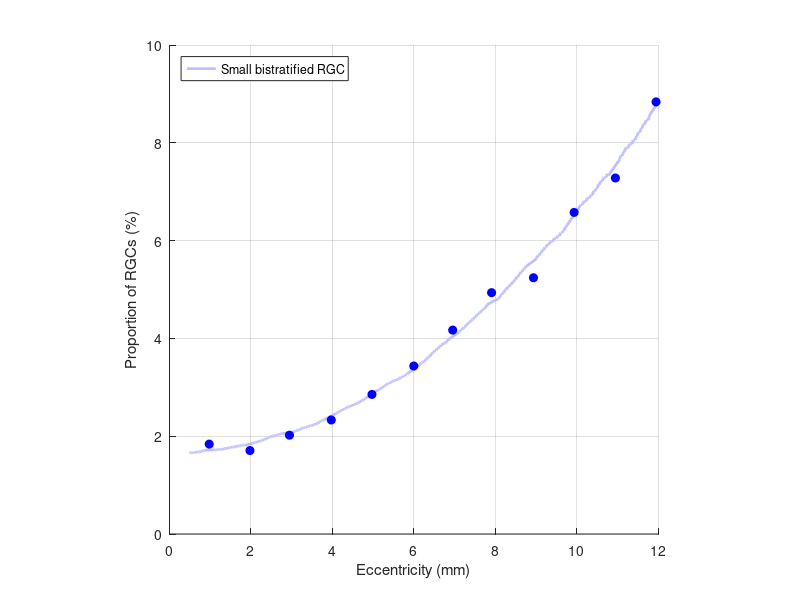

The MATLAB source for this figure: (Note: this script raises an error after producing the figure.)
function [pts, ptsLine] = digitizedSmallBistratifiedDensity_Dacey1993_Fig13D()

    % Dacey (1993) Morphology of a small-bistratified ganglion cell type in
    % the macaque and human retina. Visual Neuroscience, 10(6), 1081-1098

% Figure 13D - small bistratified RGC proportion of total RGCs in macaque

    [pts, ptsLine] = getData();

    figure(); hold on;
    plot(ptsLine(:,1), ptsLine(:,2),...
        'Color', [0.75 0.75 1], 'LineWidth', 2);
    plot(pts(:,1), pts(:,2), 'ob',...
        'MarkerFaceColor', 'b');
    xlim([0 12]); ylim([0 10]);
    legend('Small bistratified RGC', 'Location', 'northwest');
    xlabel('Eccentricity (mm)'); % Temporal
    ylabel('Proportion of RGCs (%)');
    grid on; axis square;
    tightfig(gcf);
end

function [dacey1993_Fig13D_data, dacey1993_Fig13D_line] = getData()
    % The data for macaque
    dacey1993_Fig13D_data = [
    9.748703695674E-1	1.838006160033E0
    1.974081967178E0	1.706765906232E0
    2.943135436139E0	2.020170458111E0
    3.970217304363E0	2.332005377517E0
    4.968056187152E0	2.854286092601E0
    5.994930068281E0	3.435673660616E0
    6.949382843235E0	4.169863957535E0
    7.903960410445E0	4.935465764736E0
    8.931458252857E0	5.239911242720E0
    9.929172343389E0	6.576511864584E0
    1.094198629696E1	7.280420564521E0
    1.193986677716E1	8.836694626098E0];

    % Note that only the line between points was digitized.
    dacey1993_Fig13D_line = [
    4.875772554516E-1	1.662135992975E0
    5.045968070962E-1	1.662171088923E0
    5.216163587408E-1	1.662206185611E0
    5.386359103854E-1	1.662241283041E0
    5.556554620300E-1	1.662276381211E0
    5.726750136746E-1	1.662311480123E0
    5.896945653192E-1	1.662346579776E0
    6.067141169639E-1	1.662381680170E0
    6.237092152297E-1	1.670615583563E0
    6.487617018100E-1	1.672037951934E0
    6.747434167847E-1	1.678961170285E0
    6.917629684293E-1	1.678996621495E0
    7.087825200739E-1	1.679032073454E0
    7.258020717185E-1	1.679067526162E0
    7.428216233631E-1	1.679102979618E0
    7.678496565646E-1	1.688820720952E0
    7.938313715393E-1	1.695813429816E0
    8.146330457716E-1	1.695857194086E0
    8.363557972721E-1	1.704266900104E0
    8.533508955379E-1	1.712708264191E0
    1.074107848215E0	1.721626594693E0
    1.100109941006E0	1.721682132918E0
    1.117153946029E0	1.713268888587E0
    1.134149044295E0	1.721754840210E0
    1.151168595940E0	1.721791195007E0
    1.176221082520E0	1.723257134485E0
    1.202202797495E0	1.730392430309E0
    1.219222349139E0	1.730428967489E0
    1.236241900784E0	1.730465505441E0
    1.253261452429E0	1.730502044164E0
    1.270281004073E0	1.730538583658E0
    1.287300555718E0	1.730575123924E0
    1.287300555718E0	1.730575123924E0
    1.307383626658E0	1.730618242430E0
    1.307383626658E0	1.730618242430E0
    1.338310303894E0	1.747797825434E0
    1.338310303894E0	1.747797825434E0
    1.355329855539E0	1.747834730128E0
    1.355329855539E0	1.747834730128E0
    1.372349407183E0	1.747871635601E0
    1.372349407183E0	1.747871635601E0
    1.389368958828E0	1.747908541854E0
    1.389368958828E0	1.747908541854E0
    1.409452029768E0	1.747952092235E0
    1.409452029768E0	1.747952092235E0
    1.440378707004E0	1.765303745718E0
    1.440378707004E0	1.765303745718E0
    1.457398258649E0	1.765341020049E0
    1.457398258649E0	1.765341020049E0
    1.474417810293E0	1.765378295168E0
    1.474417810293E0	1.765378295168E0
    1.491437361938E0	1.765415571073E0
    1.491437361938E0	1.765415571073E0
    1.511520432878E0	1.765459557654E0
    1.511520432878E0	1.765459557654E0
    1.542447110114E0	1.782985005073E0
    1.542447110114E0	1.782985005073E0
    1.559466661759E0	1.783022652743E0
    1.559466661759E0	1.783022652743E0
    1.576486213403E0	1.783060301208E0
    1.576486213403E0	1.783060301208E0
    1.593505765048E0	1.783097950469E0
    1.593505765048E0	1.783097950469E0
    1.610525316692E0	1.783135600524E0
    1.610525316692E0	1.783135600524E0
    1.630608387633E0	1.783180028612E0
    1.630608387633E0	1.783180028612E0
    1.661535064869E0	1.800881384440E0
    1.661535064869E0	1.800881384440E0
    1.678554616513E0	1.800919409992E0
    1.678554616513E0	1.800919409992E0
    1.695574168158E0	1.800957436347E0
    1.695574168158E0	1.800957436347E0
    1.712593719803E0	1.800995463504E0
    1.712593719803E0	1.800995463504E0
    1.729613271447E0	1.801033491465E0
    1.736421092105E0	1.801048702874E0
    1.746632823092E0	1.801071520228E0
    1.763603467979E0	1.818918988961E0
    1.763603467979E0	1.818918988961E0
    1.780623019623E0	1.818957395376E0
    1.780623019623E0	1.818957395376E0
    1.797642571268E0	1.818995802603E0
    1.797642571268E0	1.818995802603E0
    1.814662122913E0	1.819034210640E0
    1.814662122913E0	1.819034210640E0
    1.831681674557E0	1.819072619488E0
    1.838213783369E0	1.816181102850E0
    1.845880936514E0	1.813148058680E0
    2.040546134012E0	1.855705608299E0
    2.069833130688E0	1.864925498906E0
    2.086828228953E0	1.874162617299E0
    2.103847780598E0	1.874202190182E0
    2.120867332243E0	1.874241763900E0
    2.141669006475E0	1.874290132912E0
    2.171877080419E0	1.892894237295E0
    2.188896632064E0	1.892934205695E0
    2.209698306296E0	1.892983057108E0
    2.239906380240E0	1.911772706464E0
    2.256925931884E0	1.911813073482E0
    2.277727606117E0	1.911862412107E0
    2.307935680061E0	1.930839456938E0
    2.328737354293E0	1.930889286581E0
    2.358945428237E0	1.950055191159E0
    2.375964979881E0	1.950096366511E0
    2.392984531526E0	1.950137542732E0
    2.412808070606E0	1.963020161502E0
    2.426974728058E0	1.969503745695E0
    2.443994279702E0	1.969545331702E0
    2.460964924589E0	1.989062268331E0
    2.477984476234E0	1.989104267316E0
    2.495004027878E0	1.989146267188E0
    2.512023579523E0	1.989188267947E0
    2.531847118603E0	2.002328856011E0
    2.546013776055E0	2.008942271387E0
    2.563033327699E0	2.008984690137E0
    2.580052879344E0	2.009027109784E0
    2.597072430989E0	2.009069530326E0
    2.616895970069E0	2.022341454113E0
    2.631062627520E0	2.029020968333E0
    2.648082179165E0	2.029063811045E0
    2.665101730809E0	2.029106654661E0
    2.682121282454E0	2.029149499183E0
    2.699140834099E0	2.029192344608E0
    2.716111478986E0	2.049300345049E0
    2.733131030630E0	2.049343615959E0
    2.750150582275E0	2.049386887783E0
    2.770941388339E0	2.053925880270E0
    3.072713064240E0	2.091810354860E0
    3.081909572451E0	2.101289248522E0
    3.090394894894E0	2.111674800760E0
    3.107414446539E0	2.111719388704E0
    3.107414446539E0	2.111719388704E0
    3.124433998183E0	2.111763977591E0
    3.126561442139E0	2.111769551268E0
    3.138600655635E0	2.118738842042E0
    3.160569978705E0	2.124885980603E0
    3.160569978705E0	2.124885980603E0
    3.175443746360E0	2.132780274510E0
    3.175443746360E0	2.132780274510E0
    3.192463298004E0	2.132825308096E0
    3.194590741960E0	2.132830937361E0
    3.209458396270E0	2.143389354700E0
    3.226453494536E0	2.154005725833E0
    3.226453494536E0	2.154005725833E0
    3.243473046180E0	2.154051207594E0
    3.245600490136E0	2.154056892881E0
    3.257639703632E0	2.161165740920E0
    3.279609026702E0	2.167435973475E0
    3.279609026702E0	2.167435973475E0
    3.294482794357E0	2.175488347463E0
    3.294482794357E0	2.175488347463E0
    3.311502346001E0	2.175534282828E0
    3.311502346001E0	2.175534282828E0
    3.328521897646E0	2.175580219164E0
    3.330649341601E0	2.175585961274E0
    3.342688555097E0	2.182765859839E0
    3.364657878167E0	2.189098761242E0
    3.364657878167E0	2.189098761242E0
    3.379531645822E0	2.197231615978E0
    3.379531645822E0	2.197231615978E0
    3.396551197467E0	2.197278010453E0
    3.396551197467E0	2.197278010453E0
    3.413570749111E0	2.197324405906E0
    3.415698193067E0	2.197330205407E0
    3.427737406563E0	2.204581864624E0
    3.449706729633E0	2.210978061230E0
    3.449706729633E0	2.210978061230E0
    3.464580497287E0	2.219192201092E0
    3.464580497287E0	2.219192201092E0
    3.481600048932E0	2.219239059263E0
    3.498619600577E0	2.219285918424E0
    3.515639152221E0	2.219332778574E0
    3.535462691302E0	2.233993702474E0
    3.549629348753E0	2.241372274809E0
    3.566648900398E0	2.241419601311E0
    3.583668452042E0	2.241466928813E0
    3.600639096929E0	2.263678434840E0
    3.617658648574E0	2.263726232337E0
    3.634678200218E0	2.263774030843E0
    3.654501739299E0	2.278728533888E0
    3.668668396750E0	2.286254859185E0
    3.685687948395E0	2.286303133382E0
    3.702658593282E0	2.308958937567E0
    3.719678144926E0	2.309007691160E0
    3.736697696571E0	2.309056445783E0
    3.753692794837E0	2.320493378668E0
    3.770687893102E0	2.331986959554E0
    3.787707444747E0	2.332036199383E0
    3.804702543013E0	2.343586952742E0
    4.092365977868E0	2.465678741914E0
    4.093075125853E0	2.465680911172E0
    4.110785485449E0	2.474850022464E0
    4.110785485449E0	2.474850022464E0
    4.127780583715E0	2.487108143593E0
    4.136290359537E0	2.487134401058E0
    4.144775681981E0	2.499426980133E0
    4.161795233625E0	2.499479755452E0
    4.161795233625E0	2.499479755452E0
    4.178814785270E0	2.499532531886E0
    4.187300107713E0	2.511886388309E0
    4.195785430157E0	2.524301303258E0
    4.212804981801E0	2.524354603797E0
    4.212804981801E0	2.524354603797E0
    4.229824533446E0	2.524407905463E0
    4.238309855890E0	2.536884707593E0
    4.246795178333E0	2.549423175903E0
    4.263814729978E0	2.549477006891E0
    4.263814729978E0	2.549477006891E0
    4.280834281622E0	2.549530839015E0
    4.280834281622E0	2.549530839015E0
    4.297829379888E0	2.562158859931E0
    4.306339155710E0	2.562185909739E0
    4.314824478154E0	2.574849428399E0
    4.331844029798E0	2.574903796261E0
    4.331844029798E0	2.574903796261E0
    4.348863581443E0	2.574958165271E0
    4.357348903887E0	2.587684810379E0
    4.365834226330E0	2.600474356508E0
    4.382853777975E0	2.600529265439E0
    4.382853777975E0	2.600529265439E0
    4.399873329619E0	2.600584175530E0
    4.399873329619E0	2.600584175530E0
    4.416892881264E0	2.600639086781E0
    4.416892881264E0	2.600639086781E0
    4.433887979530E0	2.613520250750E0
    4.442397755352E0	2.613547842802E0
    4.450883077795E0	2.626465216109E0
    4.467902629440E0	2.626520673836E0
    4.467902629440E0	2.626520673836E0
    4.484922181085E0	2.626576132735E0
    4.484922181085E0	2.626576132735E0
    4.501941732729E0	2.626631592805E0
    4.518912377616E0	2.652659834714E0
    4.535931929261E0	2.652715845540E0
    4.552951480906E0	2.652771857549E0
    4.569971032550E0	2.652827870740E0
    4.589794571630E0	2.670352465479E0
    4.603961229082E0	2.679172270478E0
    4.620980780726E0	2.679228841113E0
    4.638000332371E0	2.679285412943E0
    4.657823871451E0	2.696984786344E0
    4.671990528903E0	2.705892554216E0
    4.689010080547E0	2.705949689049E0
    4.705980725434E0	2.732763922645E0
    4.723000277079E0	2.732821624867E0
    4.740019828723E0	2.732879328307E0
    4.757039380368E0	2.732937032965E0
    4.774010025255E0	2.760018693907E0
    4.791029576900E0	2.760076971612E0
    4.808024675165E0	2.773747843599E0
    5.111423859278E0	2.943540209556E0
    5.111423859278E0	2.943540209556E0
    5.133224046478E0	2.947242528134E0
    5.133224046478E0	2.947242528134E0
    5.148097814133E0	2.958192009161E0
    5.148097814133E0	2.958192009161E0
    5.165117365778E0	2.958254471289E0
    5.167244809733E0	2.958262279148E0
    5.182112464044E0	2.972906931564E0
    5.199107562309E0	2.987631966594E0
    5.199107562309E0	2.987631966594E0
    5.216127113954E0	2.987695050346E0
    5.218254557910E0	2.987702935908E0
    5.233122212220E0	3.002493332057E0
    5.250117310486E0	3.017364910787E0
    5.250117310486E0	3.017364910787E0
    5.267136862130E0	3.017428622349E0
    5.269264306086E0	3.017436586389E0
    5.284131960396E0	3.032374176713E0
    5.301127058662E0	3.047393757548E0
    5.301127058662E0	3.047393757548E0
    5.318146610306E0	3.047458103168E0
    5.320274054262E0	3.047466146466E0
    5.335141708572E0	3.062552395843E0
    5.352136806838E0	3.077721451702E0
    5.352136806838E0	3.077721451702E0
    5.369156358483E0	3.077786437691E0
    5.369156358483E0	3.077786437691E0
    5.386175910127E0	3.077851425051E0
    5.388303354083E0	3.077859548568E0
    5.400342567579E0	3.088017142774E0
    5.423019000852E0	3.098249145653E0
    5.437185658304E0	3.108482234227E0
    5.454205209948E0	3.108547869728E0
    5.471200308214E0	3.123944744682E0
    5.491048300673E0	3.129149023640E0
    5.505214958124E0	3.139484170239E0
    5.522234509769E0	3.139550460345E0
    5.539254061414E0	3.139616751851E0
    5.556273613058E0	3.139683044756E0
    5.573268711324E0	3.155234134609E0
    5.593116703783E0	3.160490539558E0
    5.607283361234E0	3.170929202850E0
    5.624302912879E0	3.170996156917E0
    5.641322464524E0	3.171063112398E0
    5.661146003604E0	3.192011171844E0
    5.675312661055E0	3.202553943426E0
    5.692332212700E0	3.202621565249E0
    5.709351764344E0	3.202689188499E0
    5.729175303425E0	3.223846169968E0
    5.743341960876E0	3.234494088149E0
    5.760361512521E0	3.234562384386E0
    5.777381064165E0	3.234630682066E0
    5.797204603246E0	3.255998669208E0
    5.811371260697E0	3.266752782648E0
    5.828390812341E0	3.266821760027E0
    5.845385910607E0	3.283002577644E0
    6.150334216267E0	3.466876941119E0
    6.153596296999E0	3.466890971573E0
    6.168463951309E0	3.484053551647E0
    6.185459049575E0	3.501310334915E0
    6.185459049575E0	3.501310334915E0
    6.202478601220E0	3.501384264968E0
    6.204606045175E0	3.501393506335E0
    6.219473699485E0	3.518726888583E0
    6.236468797751E0	3.536155411536E0
    6.236468797751E0	3.536155411536E0
    6.253488349396E0	3.536230077342E0
    6.253488349396E0	3.536230077342E0
    6.270507901040E0	3.536304744725E0
    6.278993223484E0	3.553782813336E0
    6.287478545927E0	3.571347266719E0
    6.304498097572E0	3.571422675600E0
    6.306625541528E0	3.571432101823E0
    6.321493195838E0	3.589112204810E0
    6.338488294104E0	3.606889351609E0
    6.338488294104E0	3.606889351609E0
    6.355507845748E0	3.606965510960E0
    6.363993168192E0	3.624792818058E0
    6.372478490635E0	3.642708236029E0
    6.389498042280E0	3.642785151695E0
    6.389498042280E0	3.642785151695E0
    6.406517593925E0	3.642862068985E0
    6.423488238812E0	3.678960506022E0
    6.440507790456E0	3.679038187153E0
    6.457478435343E0	3.715495106423E0
    6.474497986988E0	3.715573558981E0
    6.491517538632E0	3.715652013196E0
    6.508488183519E0	3.752471752102E0
    6.525507735164E0	3.752550985421E0
    6.542527286809E0	3.752630220413E0
    6.559497931696E0	3.789816389741E0
    6.576517483340E0	3.789896411591E0
    6.593537034985E0	3.789976435131E0
    6.610507679872E0	3.827532681600E0
    6.627527231516E0	3.827613499828E0
    6.644546783161E0	3.827694319763E0
    6.661517428048E0	3.865624326385E0
    6.678536979693E0	3.865705948917E0
    6.695556531337E0	3.865787573173E0
    6.712527176224E0	3.904095059613E0
    6.729546727869E0	3.904177494453E0
    6.746566279513E0	3.904259931034E0
    6.763585831158E0	3.904342369355E0
    6.780605382803E0	3.904424809417E0
    6.809857057931E0	3.951806676780E0
    7.086688325239E0	4.123109584642E0
    7.105770977886E0	4.132472721198E0
    7.105770977886E0	4.132472721198E0
    7.120702975149E0	4.143619151773E0
    7.120702975149E0	4.143619151773E0
    7.137722526794E0	4.143706644157E0
    7.146207849237E0	4.164186776458E0
    7.154693171681E0	4.184768131131E0
    7.171712723325E0	4.184856492374E0
    7.171712723325E0	4.184856492374E0
    7.188732274970E0	4.184944855483E0
    7.190859718926E0	4.184955901003E0
    7.205727373236E0	4.205673206896E0
    7.222722471502E0	4.226504227415E0
    7.222722471502E0	4.226504227415E0
    7.239742023146E0	4.226593469915E0
    7.241869467102E0	4.226604625359E0
    7.256737121412E0	4.247528110094E0
    7.273732219678E0	4.268566441146E0
    7.273732219678E0	4.268566441146E0
    7.290751771323E0	4.268656571787E0
    7.290751771323E0	4.268656571787E0
    7.310575310403E0	4.296855339346E0
    7.324741967854E0	4.311047258461E0
    7.341761519499E0	4.311138286084E0
    7.358756617765E0	4.332491683194E0
    7.378604610224E0	4.339709318955E0
    7.392771267675E0	4.354042778840E0
    7.409766365941E0	4.375608685179E0
    7.429614358400E0	4.382898150926E0
    7.443781015851E0	4.397374257552E0
    7.460800567496E0	4.397467107966E0
    7.480624106576E0	4.426516798598E0
    7.494790764027E0	4.441136971587E0
    7.511810315672E0	4.441230746050E0
    7.531633854752E0	4.470569539503E0
    7.545800512204E0	4.485335212604E0
    7.562820063848E0	4.485429920312E0
    7.579815162114E0	4.507646597194E0
    7.599663154573E0	4.515156029100E0
    7.613829812024E0	4.530068965212E0
    7.630849363669E0	4.530164617471E0
    7.650672902749E0	4.560090908542E0
    7.664839560201E0	4.575152258349E0
    7.681859111845E0	4.575248862540E0
    7.698854210111E0	4.597910419501E0
    7.718702202570E0	4.605570224781E0
    7.732868860022E0	4.620781786482E0
    7.749888411666E0	4.620879354139E0
    7.766883509932E0	4.643766922409E0
    7.792363930641E0	4.689833199493E0
    8.056044714239E0	4.808200860355E0
    8.056044714239E0	4.808200860355E0
    8.073064265883E0	4.808302385360E0
    8.075191709839E0	4.808315076137E0
    8.090059364149E0	4.832118274215E0
    8.107054462415E0	4.856052124985E0
    8.107054462415E0	4.856052124985E0
    8.124074014059E0	4.856154660368E0
    8.132559336503E0	4.880156043299E0
    8.141044658946E0	4.904276052266E0
    8.158064210591E0	4.904379605895E0
    8.160191654547E0	4.904392550253E0
    8.172230868042E0	4.920578093669E0
    8.194907301316E0	4.936882203036E0
    8.209073958767E0	4.953188042395E0
    8.228897497848E0	4.985908828415E0
    8.243064155299E0	5.002376595939E0
    8.260083706944E0	5.002482220958E0
    8.277103258588E0	5.002587848208E0
    8.294073903475E0	5.052160299495E0
    8.311093455120E0	5.052266975696E0
    8.328113006764E0	5.052373654149E0
    8.347936545845E0	5.085749660838E0
    8.362103203296E0	5.102547188827E0
    8.379122754941E0	5.102654928945E0
    8.396142306585E0	5.102762671338E0
    8.413112951472E0	5.153327791159E0
    8.430132503117E0	5.153436603507E0
    8.447152054761E0	5.153545418154E0
    8.466975593842E0	5.187589766043E0
    8.481142251293E0	5.204723657820E0
    8.498161802938E0	5.204833555390E0
    8.515132447825E0	5.256410132497E0
    8.532151999469E0	5.256521121426E0
    8.549171551114E0	5.256632112699E0
    8.568995090194E0	5.291357451829E0
    8.583161747645E0	5.308834073925E0
    8.600181299290E0	5.308946169784E0
    8.617151944177E0	5.361554436421E0
    8.634171495822E0	5.361667645468E0
    8.651191047466E0	5.361780856906E0
    8.668186145732E0	5.388338166892E0
    8.685181243998E0	5.415027017261E0
    8.702200795643E0	5.415141355380E0
    8.719195893908E0	5.441962963989E0
    8.746119063967E0	5.468984782785E0
    9.005477169453E0	5.630176164383E0
    9.007934054762E0	5.631886310862E0
    9.016842420659E0	5.662509829164E0
    9.025327743102E0	5.690496595703E0
    9.042347294747E0	5.690616750354E0
    9.042347294747E0	5.690616750354E0
    9.059366846391E0	5.690736907541E0
    9.059366846391E0	5.690736907541E0
    9.076386398036E0	5.690857067266E0
    9.084871720479E0	5.718983939087E0
    9.093357042923E0	5.747249827036E0
    9.110376594567E0	5.747371180029E0
    9.110376594567E0	5.747371180029E0
    9.127396146212E0	5.747492535585E0
    9.135881468656E0	5.775899326325E0
    9.144366791099E0	5.804446516683E0
    9.161386342744E0	5.804569077382E0
    9.161386342744E0	5.804569077382E0
    9.178405894388E0	5.804691640670E0
    9.180533338344E0	5.804706961263E0
    9.195400992654E0	5.833442721586E0
    9.212396090920E0	5.862336208801E0
    9.212396090920E0	5.862336208801E0
    9.229415642565E0	5.862459991839E0
    9.229415642565E0	5.862459991839E0
    9.246435194209E0	5.862583777491E0
    9.254920516653E0	5.891559402867E0
    9.263405839096E0	5.920678239307E0
    9.280425390741E0	5.920803254236E0
    9.280425390741E0	5.920803254236E0
    9.297444942385E0	5.920928271804E0
    9.297444942385E0	5.920928271804E0
    9.314464494030E0	5.921053292012E0
    9.316591937986E0	5.921068919724E0
    9.331459592296E0	5.950380721072E0
    9.348454690562E0	5.979853411127E0
    9.348454690562E0	5.979853411127E0
    9.365474242206E0	5.979979675538E0
    9.365474242206E0	5.979979675538E0
    9.382493793851E0	5.980105942614E0
    9.382493793851E0	5.980105942614E0
    9.399513345495E0	5.980232212356E0
    9.401640789451E0	5.980247996262E0
    9.416508443761E0	6.009852759127E0
    9.433503542027E0	6.039620018728E0
    9.433503542027E0	6.039620018728E0
    9.450523093672E0	6.039747545109E0
    9.450523093672E0	6.039747545109E0
    9.467542645316E0	6.039875074182E0
    9.467542645316E0	6.039875074182E0
    9.484562196961E0	6.040002605947E0
    9.486689640916E0	6.040018547607E0
    9.498728854412E0	6.059951899482E0
    9.520698177482E0	6.077533756792E0
    9.520698177482E0	6.077533756792E0
    9.535571945137E0	6.100112774274E0
    9.552591496782E0	6.100241577957E0
    9.569611048426E0	6.100370384359E0
    9.589434587507E0	6.140669462909E0
    9.603601244958E0	6.160951245155E0
    9.620620796603E0	6.161081333440E0
    9.637640348247E0	6.161211424472E0
    9.654635446513E0	6.191728375099E0
    9.674483438972E0	6.202043372429E0
    9.688650096423E0	6.222527864213E0
    9.708473635504E0	6.263633915711E0
    9.722640292955E0	6.284321832544E0
    9.739659844600E0	6.284454525795E0
    9.756654942865E0	6.315581908913E0
    1.007830857425E1	6.710584653809E0
    1.007901772224E1	6.710590557657E0
    1.009672808183E1	6.735545186367E0
    1.009672808183E1	6.735545186367E0
    1.011374763348E1	6.735687407184E0
    1.011374763348E1	6.735687407184E0
    1.013076718512E1	6.735829631005E0
    1.013289462908E1	6.735847409194E0
    1.014776228339E1	6.769192709484E0
    1.016475738165E1	6.802721037839E0
    1.016475738165E1	6.802721037839E0
    1.018177693330E1	6.802864677073E0
    1.018177693330E1	6.802864677073E0
    1.019879648494E1	6.803008319339E0
    1.019879648494E1	6.803008319339E0
    1.021581603659E1	6.803151964638E0
    1.021794348054E1	6.803169920514E0
    1.023281113485E1	6.836848495777E0
    1.024980623312E1	6.870711928407E0
    1.024980623312E1	6.870711928407E0
    1.026682578476E1	6.870857003266E0
    1.026682578476E1	6.870857003266E0
    1.028384533641E1	6.871002081188E0
    1.028384533641E1	6.871002081188E0
    1.030086488805E1	6.871147162173E0
    1.030299233201E1	6.871165297512E0
    1.031503154550E1	6.893841611266E0
    1.033700086857E1	6.913842849154E0
    1.033700086857E1	6.913842849154E0
    1.035187463623E1	6.939528889709E0
    1.035187463623E1	6.939528889709E0
    1.036889418787E1	6.939675417636E0
    1.038591373952E1	6.939821948657E0
    1.040288438441E1	7.008591152904E0
    1.041990393605E1	7.008739139078E0
    1.043692348769E1	7.008887128377E0
    1.045391858596E1	7.043602681490E0
    1.047376657842E1	7.055336843335E0
    1.048793323587E1	7.078639645479E0
    1.050495278752E1	7.078789110725E0
    1.052192343240E1	7.148935390814E0
    1.053894298405E1	7.149086340352E0
    1.055596253569E1	7.149237293077E0
    1.057578607477E1	7.196465191893E0
    1.058995273222E1	7.220234121460E0
    1.060697228387E1	7.220386576469E0
    1.062399183551E1	7.220539034696E0
    1.064381537459E1	7.268237953188E0
    1.065798203204E1	7.292243938263E0
    1.067500158369E1	7.292397913756E0
    1.069202113533E1	7.292551892501E0
    1.070904068698E1	7.292705874497E0
    1.072603578524E1	7.328827203531E0
    1.075154065933E1	7.365205201069E0
    1.077165560118E1	7.332247465073E0
    1.104630725732E1	7.657596037295E0
    1.104876414263E1	7.659922005526E0
    1.105767250853E1	7.701573017067E0
    1.106615783097E1	7.739637785609E0
    1.108317738261E1	7.739801207809E0
    1.108317738261E1	7.739801207809E0
    1.110019693426E1	7.739964633460E0
    1.110019693426E1	7.739964633460E0
    1.111721648590E1	7.740128062561E0
    1.112570180835E1	7.778383388133E0
    1.113418713079E1	7.816827789380E0
    1.115120668243E1	7.816992841444E0
    1.115120668243E1	7.816992841444E0
    1.116822623408E1	7.817157896994E0
    1.117671155652E1	7.855793939961E0
    1.118519687897E1	7.894620940286E0
    1.120221643061E1	7.894787634951E0
    1.120221643061E1	7.894787634951E0
    1.121923598226E1	7.894954333135E0
    1.121923598226E1	7.894954333135E0
    1.123625553390E1	7.895121034839E0
    1.123625553390E1	7.895121034839E0
    1.125327508554E1	7.895287740063E0
    1.125540252950E1	7.895308578463E0
    1.127027018381E1	7.934393703087E0
    1.128726528208E1	7.973693360933E0
    1.128726528208E1	7.973693360933E0
    1.130428483372E1	7.973861725209E0
    1.130428483372E1	7.973861725209E0
    1.132130438537E1	7.974030093040E0
    1.132130438537E1	7.974030093040E0
    1.133832393701E1	7.974198464426E0
    1.133832393701E1	7.974198464426E0
    1.135534348865E1	7.974366839367E0
    1.136382881110E1	8.013779882304E0
    1.137231413354E1	8.053387722896E0
    1.138933368519E1	8.053557769916E0
    1.138933368519E1	8.053557769916E0
    1.140635323683E1	8.053727820526E0
    1.140635323683E1	8.053727820526E0
    1.142337278848E1	8.053897874727E0
    1.142550023243E1	8.053919131755E0
    1.144036788674E1	8.093789445860E0
    1.145736298501E1	8.133878602990E0
    1.145736298501E1	8.133878602990E0
    1.147438253665E1	8.134050349572E0
    1.147438253665E1	8.134050349572E0
    1.149420607573E1	8.187783928570E0
    1.150837273318E1	8.214827046868E0
    1.152539228483E1	8.215000502674E0
    1.154241183647E1	8.215173962142E0
    1.156223537555E1	8.269443444148E0
    1.157640203300E1	8.296756272536E0
    1.159342158465E1	8.296931458275E0
    1.161324512373E1	8.351741030726E0
    1.162741178118E1	8.379325676664E0
    1.164443133283E1	8.379502605854E0
    1.166145088447E1	8.379679538779E0
    1.168127442355E1	8.435035745481E0
    1.169544108100E1	8.462895502346E0
    1.171246063265E1	8.463074196109E0
    1.172948018429E1	8.463252893645E0
    1.174649973594E1	8.463431594955E0
    1.176632327502E1	8.519341068177E0
    1.178048993247E1	8.547479273867E0
    1.179748503073E1	8.589815591357E0
    1.208662178166E1	8.937841369308E0
    1.208662178166E1	8.937841369308E0
    1.210576266392E1	8.949053660295E0
    1.210576266392E1	8.949053660295E0
    1.212063643157E1	8.982300837048E0
    1.212063643157E1	8.982300837048E0
    1.213765598322E1	8.982490498038E0
    1.213978342717E1	8.982514205943E0
    1.215182264067E1	9.012158422261E0
    1.217379196374E1	9.038305574263E0
    1.217379196374E1	9.038305574263E0
    1.218866573139E1	9.071884336262E0
    1.218866573139E1	9.071884336262E0
    1.220568528304E1	9.072075888805E0
    1.220781272699E1	9.072099833157E0
    1.222268038130E1	9.117010573384E0
    1.223967547957E1	9.162167822887E0
    1.223967547957E1	9.162167822887E0
    1.225669503121E1	9.162361281763E0
    1.225669503121E1	9.162361281763E0
    1.227371458286E1	9.162554744724E0
    1.227584202681E1	9.162578927881E0
    1.228788124031E1	9.192817396258E0
    1.230772923277E1	9.208132003288E0
    1.230772923277E1	9.208132003288E0
    1.232687011502E1	9.219683366889E0
    1.232687011502E1	9.219683366889E0
    1.234174388268E1	9.253935976622E0
    1.234174388268E1	9.253935976622E0
    1.235876343432E1	9.254131373179E0
    1.235876343432E1	9.254131373179E0
    1.237578298597E1	9.254326773862E0
    1.237578298597E1	9.254326773862E0
    1.239280253761E1	9.254522178671E0
    1.240982208926E1	9.254717587606E0
    1.242681718752E1	9.300556910465E0
    1.244666517998E1	9.316051004180E0
    1.246083183743E1	9.346820632637E0
    1.247785138908E1	9.347017990451E0
    1.249487094072E1	9.347215352432E0
    1.251189049237E1	9.347412718580E0
    1.252891004401E1	9.347610088896E0
    1.254590514228E1	9.393909515407E0
    1.256575313474E1	9.409559128196E0
    1.257991979219E1	9.440637601060E0];
end